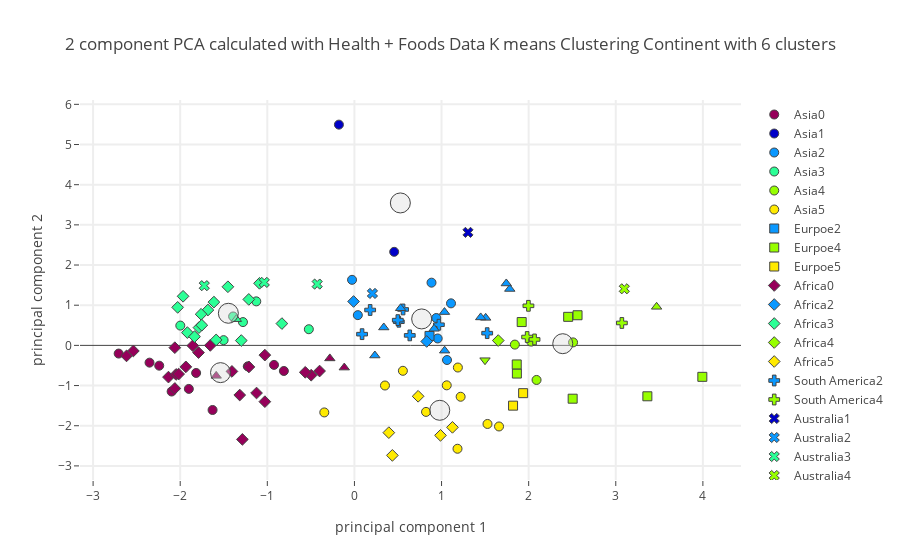

Here is the notebook cell this chart was saved with:
### Code cell
plot_plotly(protein_group_merged_stunting_ow_master_df,"Continent",continent_centers_health,6,"Health + Foods",'')

### Figure 1 — Plotly figure (JSON) as saved in the notebook; plotly's stock layout.template omitted (floating-point values rounded to 4 significant figures)
{"data": [{"marker": {"color": "rgb(150,0,90)", "line": {"width": 1}, "size": 9, "symbol": 0}, "mode": "markers", "name": "Asia0", "text": ["Afghanistan", "Bangladesh", "India", "Indonesia", "Lao People's Democratic Republic", "Nepal", "Pakistan", "Tajikistan", "Timor-Leste", "Yemen"], "type": "scatter", "uid": "f4cb82cd-beab-49ff-a6e5-d26303e851d2", "x": [-1.629, -2.241, -1.817, -1.224, -2.352, -1.901, -0.81, -0.9231, -2.706, -2.099], "y": [-1.608, -0.5048, -0.6863, -0.5226, -0.4297, -1.083, -0.637, -0.4854, -0.2039, -1.149]}, {"marker": {"color": "rgb(0,0,200)", "line": {"width": 1}, "size": 9, "symbol": 0}, "mode": "markers", "name": "Asia1", "text": ["Japan", "Maldives"], "type": "scatter", "uid": "d30d1aa1-03c5-4cf6-b8fa-4d6267c1c8f9", "x": [0.4562, -0.1782], "y": [2.329, 5.495]}, {"marker": {"color": "rgb(10,152,255)", "line": {"width": 1}, "size": 9, "symbol": 0}, "mode": "markers", "name": "Asia2", "text": ["Brunei Darussalam", "China", "Malaysia", "Oman", "Republic of Korea", "Saudi Arabia", "Thailand"], "type": "scatter", "uid": "05dd07bb-85c0-4982-a145-c3e48f753cab", "x": [1.109, 0.9558, -0.02738, 0.9397, 0.8848, 1.063, 0.03895], "y": [1.046, 0.172, 1.632, 0.6818, 1.561, -0.3642, 0.7529]}, {"marker": {"color": "rgb(44,255,150)", "line": {"width": 1}, "size": 9, "symbol": 0}, "mode": "markers", "name": "Asia3", "text": ["Cambodia", "Democratic People's Republic of Korea", "Myanmar", "Philippines", "Sri Lanka", "Viet Nam"], "type": "scatter", "uid": "6dde9e13-ab85-4c9f-ba2a-37dfda2830b8", "x": [-1.999, -1.502, -1.127, -1.392, -1.28, -0.5235], "y": [0.4925, 0.1303, 1.096, 0.719, 0.5799, 0.4022]}, {"marker": {"color": "rgb(151,255,0)", "line": {"width": 1}, "size": 9, "symbol": 0}, "mode": "markers", "name": "Asia4", "text": ["Armenia", "Kazakhstan", "Kuwait", "Mongolia"], "type": "scatter", "uid": "a091e919-7313-4d12-bf19-48808edc1e80", "x": [2.091, 2.51, 2.029, 1.842], "y": [-0.8608, 0.07444, 0.09389, 0.01944]}, {"marker": {"color": "rgb(255,234,0)", "line": {"width": 1}, "size": 9, "symbol": 0}, "mode": "markers", "name": "Asia5", "text": ["Azerbaijan", "Georgia", "Iran (Islamic Republic of)", "Iraq", "Jordan", "Kyrgyzstan", "Lebanon", "Turkey", "Turkmenistan", "Uzbekistan"], "type": "scatter", "uid": "570aaa35-4c19-45b1-a2b8-58122f6942cc", "x": [1.183, 1.66, 0.3506, -0.3461, 0.5563, 1.06, 1.187, 1.528, 1.219, 0.8219], "y": [-2.573, -2.018, -0.9991, -1.669, -0.633, -0.9944, -0.5512, -1.956, -1.279, -1.656]}, {"marker": {"color": "rgb(150,0,90)", "line": {"width": 1}, "size": 9, "symbol": 1}, "mode": "markers", "name": "Eurpoe0", "text": [], "type": "scatter", "uid": "695668e2-d156-4e09-ad00-646b53bbfa0a", "x": [], "y": []}, {"marker": {"color": "rgb(0,0,200)", "line": {"width": 1}, "size": 9, "symbol": 1}, "mode": "markers", "name": "Eurpoe1", "text": [], "type": "scatter", "uid": "c89a1f9e-7900-46cf-b723-0d487d972a3a", "x": [], "y": []}, {"marker": {"color": "rgb(10,152,255)", "line": {"width": 1}, "size": 9, "symbol": 1}, "mode": "markers", "name": "Eurpoe2", "text": ["Republic of Moldova"], "type": "scatter", "uid": "9ff4fb30-602d-444f-b33d-fe981e361a9d", "x": [0.8618], "y": [0.2355]}, {"marker": {"color": "rgb(44,255,150)", "line": {"width": 1}, "size": 9, "symbol": 1}, "mode": "markers", "name": "Eurpoe3", "text": [], "type": "scatter", "uid": "70db8887-3a84-4477-abc1-9e0e52ab5b08", "x": [], "y": []}, {"marker": {"color": "rgb(151,255,0)", "line": {"width": 1}, "size": 9, "symbol": 1}, "mode": "markers", "name": "Eurpoe4", "text": ["Albania", "Belarus", "Bulgaria", "Czechia", "Germany", "Montenegro", "Serbia", "Ukraine"], "type": "scatter", "uid": "a45ec0e2-cdba-4f50-97d4-26abd505fd08", "x": [3.363, 2.454, 1.865, 1.92, 2.561, 3.994, 1.863, 2.505], "y": [-1.267, 0.7105, -0.7013, 0.5804, 0.7503, -0.783, -0.4745, -1.327]}, {"marker": {"color": "rgb(255,234,0)", "line": {"width": 1}, "size": 9, "symbol": 1}, "mode": "markers", "name": "Eurpoe5", "text": ["Bosnia and Herzegovina", "Romania"], "type": "scatter", "uid": "4fc549bc-6370-4e6d-973d-a6ed2ab5e052", "x": [1.821, 1.937], "y": [-1.5, -1.189]}, {"marker": {"color": "rgb(150,0,90)", "line": {"width": 1}, "size": 9, "symbol": 2}, "mode": "markers", "name": "Africa0", "text": ["Botswana", "Burkina Faso", "Chad", "Djibouti", "Ethiopia", "Gambia", "Guinea", "Guinea-Bissau", "Kenya", "Lesotho", "Madagascar", "Malawi", "Mali", "Mauritania", "Mozambique", "Niger", "Nigeria", "Eswatini", "Togo", "Zambia", "Zimbabwe"], "type": "scatter", "uid": "186706f8-db46-4950-ac9c-1fb3941a1e6f", "x": [-0.3999, -1.317, -2.135, -1.124, -2.062, -1.406, -1.79, -1.655, -1.028, -1.286, -2.616, -2.048, -1.028, -0.4965, -2.062, -2.018, -2.538, -0.5644, -1.856, -1.935, -1.211], "y": [-0.6384, -1.236, -0.7897, -1.186, -1.072, -0.6479, -0.1801, -0.0003974, -0.2425, -2.34, -0.2618, -0.724, -1.401, -0.7427, -0.05744, -0.7139, -0.1392, -0.67, -0.006796, -0.5347, -0.5367]}, {"marker": {"color": "rgb(0,0,200)", "line": {"width": 1}, "size": 9, "symbol": 2}, "mode": "markers", "name": "Africa1", "text": [], "type": "scatter", "uid": "270253e0-c2de-4943-8e97-d8422ac6af8e", "x": [], "y": []}, {"marker": {"color": "rgb(10,152,255)", "line": {"width": 1}, "size": 9, "symbol": 2}, "mode": "markers", "name": "Africa2", "text": ["Gabon", "Mauritius"], "type": "scatter", "uid": "93559767-dc7c-4224-9dff-a05a5e8641a4", "x": [-0.00999, 0.8297], "y": [1.093, 0.09742]}, {"marker": {"color": "rgb(44,255,150)", "line": {"width": 1}, "size": 9, "symbol": 2}, "mode": "markers", "name": "Africa3", "text": ["Angola", "Benin", "Cameroon", "Central African Republic", "Congo", "Côte d'Ivoire", "Ghana", "Liberia", "Namibia", "Rwanda", "Sao Tome and Principe", "Senegal", "Sierra Leone", "Uganda", "United Republic of Tanzania"], "type": "scatter", "uid": "dfeaefa8-d047-4a3a-b52f-0057b81af37e", "x": [-1.682, -1.785, -1.587, -1.967, -1.09, -1.76, -1.453, -1.918, -0.8327, -2.029, -1.213, -1.299, -1.752, -1.613, -1.836], "y": [0.8798, 0.4422, 0.1363, 1.222, 1.545, 0.7755, 1.459, 0.3176, 0.5429, 0.9464, 1.144, 0.1201, 0.5024, 1.077, 0.2185]}, {"marker": {"color": "rgb(151,255,0)", "line": {"width": 1}, "size": 9, "symbol": 2}, "mode": "markers", "name": "Africa4", "text": ["Sudan"], "type": "scatter", "uid": "018930c9-f191-4d13-ab02-8a8d5227aeec", "x": [1.651], "y": [0.1204]}, {"marker": {"color": "rgb(255,234,0)", "line": {"width": 1}, "size": 9, "symbol": 2}, "mode": "markers", "name": "Africa5", "text": ["Algeria", "Egypt", "Morocco", "South Africa", "Tunisia"], "type": "scatter", "uid": "1f14d711-87ab-477e-bcf0-535f8bc0c3b1", "x": [0.988, 0.4355, 0.395, 0.7311, 1.125], "y": [-2.24, -2.738, -2.172, -1.267, -2.041]}, {"marker": {"color": "rgb(150,0,90)", "line": {"width": 1}, "size": 9, "symbol": 3}, "mode": "markers", "name": "South America0", "text": [], "type": "scatter", "uid": "33dc6405-378e-4aae-adf2-3d29e420e5e5", "x": [], "y": []}, {"marker": {"color": "rgb(0,0,200)", "line": {"width": 1}, "size": 9, "symbol": 3}, "mode": "markers", "name": "South America1", "text": [], "type": "scatter", "uid": "47b1ec4f-d5d6-4376-bbab-0d70c099aff3", "x": [], "y": []}, {"marker": {"color": "rgb(10,152,255)", "line": {"width": 1}, "size": 9, "symbol": 3}, "mode": "markers", "name": "South America2", "text": ["Bolivia (Plurinational State of)", "Colombia", "Ecuador", "Guyana", "Paraguay", "Peru", "Suriname", "Venezuela (Bolivarian Republic of)"], "type": "scatter", "uid": "fedc0376-eac5-4033-a7ff-a04188769a9d", "x": [0.6352, 0.5584, 0.5094, 0.4978, 1.524, 0.08766, 0.1804, 0.9693], "y": [0.2486, 0.8943, 0.5888, 0.6285, 0.3043, 0.2794, 0.8808, 0.5141]}, {"marker": {"color": "rgb(44,255,150)", "line": {"width": 1}, "size": 9, "symbol": 3}, "mode": "markers", "name": "South America3", "text": [], "type": "scatter", "uid": "0433ec26-f5a0-498a-b064-6e7f169b5b80", "x": [], "y": []}, {"marker": {"color": "rgb(151,255,0)", "line": {"width": 1}, "size": 9, "symbol": 3}, "mode": "markers", "name": "South America4", "text": ["Argentina", "Brazil", "Chile", "Uruguay"], "type": "scatter", "uid": "3c763bf6-0b34-493f-8dec-f24bfe46ca35", "x": [3.07, 1.997, 1.982, 2.067], "y": [0.5579, 0.9849, 0.2082, 0.1477]}, {"marker": {"color": "rgb(255,234,0)", "line": {"width": 1}, "size": 9, "symbol": 3}, "mode": "markers", "name": "South America5", "text": [], "type": "scatter", "uid": "801f5571-5be7-4aef-9c75-a2f3e9374f91", "x": [], "y": []}, {"marker": {"color": "rgb(150,0,90)", "line": {"width": 1}, "size": 9, "symbol": 4}, "mode": "markers", "name": "Australia0", "text": [], "type": "scatter", "uid": "c3acb59a-063d-4fec-a041-381dbb7d8c1d", "x": [], "y": []}, {"marker": {"color": "rgb(0,0,200)", "line": {"width": 1}, "size": 9, "symbol": 4}, "mode": "markers", "name": "Australia1", "text": ["Samoa"], "type": "scatter", "uid": "7f1f2d20-7d38-4024-8b70-87270ab282a1", "x": [1.303], "y": [2.813]}, {"marker": {"color": "rgb(10,152,255)", "line": {"width": 1}, "size": 9, "symbol": 4}, "mode": "markers", "name": "Australia2", "text": ["Fiji"], "type": "scatter", "uid": "c3cd9819-0351-4efe-8824-ff03a2d23cd6", "x": [0.2066], "y": [1.293]}, {"marker": {"color": "rgb(44,255,150)", "line": {"width": 1}, "size": 9, "symbol": 4}, "mode": "markers", "name": "Australia3", "text": ["Kiribati", "Solomon Islands", "Vanuatu"], "type": "scatter", "uid": "c8980dc6-e668-4b17-84d7-647f836ad30a", "x": [-0.4276, -1.724, -1.035], "y": [1.526, 1.486, 1.568]}, {"marker": {"color": "rgb(151,255,0)", "line": {"width": 1}, "size": 9, "symbol": 4}, "mode": "markers", "name": "Australia4", "text": ["Australia"], "type": "scatter", "uid": "c4b4831f-a59b-495c-bd4c-f3758d1909b1", "x": [3.098], "y": [1.409]}, {"marker": {"color": "rgb(255,234,0)", "line": {"width": 1}, "size": 9, "symbol": 4}, "mode": "markers", "name": "Australia5", "text": [], "type": "scatter", "uid": "5bb9540c-9b49-4f25-8186-f1a6e79a5001", "x": [], "y": []}, {"marker": {"color": "rgb(150,0,90)", "line": {"width": 1}, "size": 9, "symbol": 5}, "mode": "markers", "name": "North America0", "text": ["Guatemala", "Honduras", "Nicaragua"], "type": "scatter", "uid": "823c25f8-336f-45ce-a836-46da583e12c8", "x": [-1.587, -0.2824, -0.1164], "y": [-0.7588, -0.3243, -0.5526]}, {"marker": {"color": "rgb(0,0,200)", "line": {"width": 1}, "size": 9, "symbol": 5}, "mode": "markers", "name": "North America1", "text": [], "type": "scatter", "uid": "f3add5cc-257a-4736-abbe-6d47b7061f04", "x": [], "y": []}, {"marker": {"color": "rgb(10,152,255)", "line": {"width": 1}, "size": 9, "symbol": 5}, "mode": "markers", "name": "North America2", "text": ["Barbados", "Belize", "Costa Rica", "Dominican Republic", "El Salvador", "Jamaica", "Mexico", "Panama", "Saint Lucia", "Trinidad and Tobago"], "type": "scatter", "uid": "eeb0d1c2-6cb5-4873-9f2f-eabd4a24b2fd", "x": [1.783, 0.3369, 1.507, 0.5301, 0.2343, 1.034, 1.035, 0.9149, 1.743, 1.449], "y": [1.404, 0.4458, 0.685, 0.9246, -0.2521, 0.8288, -0.1313, 0.4126, 1.541, 0.6957]}, {"marker": {"color": "rgb(44,255,150)", "line": {"width": 1}, "size": 9, "symbol": 5}, "mode": "markers", "name": "North America3", "text": ["Haiti"], "type": "scatter", "uid": "08680511-7f33-45c2-8c46-e025dc83e2f0", "x": [-1.355], "y": [0.6523]}, {"marker": {"color": "rgb(151,255,0)", "line": {"width": 1}, "size": 9, "symbol": 5}, "mode": "markers", "name": "North America4", "text": ["United States of America"], "type": "scatter", "uid": "8d4edfbd-28cc-46e2-8f55-21b99fbe4b14", "x": [3.469], "y": [0.9598]}, {"marker": {"color": "rgb(255,234,0)", "line": {"width": 1}, "size": 9, "symbol": 5}, "mode": "markers", "name": "North America5", "text": [], "type": "scatter", "uid": "a53145f1-4187-4215-894f-2b20023442c0", "x": [], "y": []}, {"marker": {"color": "rgb(150,0,90)", "line": {"width": 1}, "size": 9, "symbol": 6}, "mode": "markers", "name": "Europe0", "text": [], "type": "scatter", "uid": "7e15d8a1-3a57-498b-8527-df2f8ec0cb7a", "x": [], "y": []}, {"marker": {"color": "rgb(0,0,200)", "line": {"width": 1}, "size": 9, "symbol": 6}, "mode": "markers", "name": "Europe1", "text": [], "type": "scatter", "uid": "fd22f090-cfe7-4e12-bae0-b9b36a51ddd4", "x": [], "y": []}, {"marker": {"color": "rgb(10,152,255)", "line": {"width": 1}, "size": 9, "symbol": 6}, "mode": "markers", "name": "Europe2", "text": [], "type": "scatter", "uid": "3fa2d71c-9fdf-4a74-9716-61123ca186f1", "x": [], "y": []}, {"marker": {"color": "rgb(44,255,150)", "line": {"width": 1}, "size": 9, "symbol": 6}, "mode": "markers", "name": "Europe3", "text": [], "type": "scatter", "uid": "ba332d6a-b2ee-44a2-97cb-53fabe1334dd", "x": [], "y": []}, {"marker": {"color": "rgb(151,255,0)", "line": {"width": 1}, "size": 9, "symbol": 6}, "mode": "markers", "name": "Europe4", "text": ["Republic of North Macedonia"], "type": "scatter", "uid": "ddc0b358-3c30-4b46-b88b-2ffb03d136b2", "x": [1.499], "y": [-0.3689]}, {"marker": {"color": "rgb(255,234,0)", "line": {"width": 1}, "size": 9, "symbol": 6}, "mode": "markers", "name": "Europe5", "text": [], "type": "scatter", "uid": "add99fe9-653c-429b-9942-88af0d53f3af", "x": [], "y": []}, {"marker": {"color": "rgba(220, 220, 220, .4)", "line": {"width": 1}, "size": 20}, "mode": "markers", "name": "Center", "type": "scatter", "uid": "8040a0f1-c286-4ee5-84ab-48419086ee45", "x": [-1.537, 0.5271, 0.7718, -1.447, 2.391, 0.9795], "y": [-0.6784, 3.546, 0.6584, 0.7992, 0.04168, -1.616]}], "layout": {"hovermode": "closest", "showlegend": true, "title": {"text": "2 component PCA calculated with Health + Foods Data K means Clustering Continent with 6 clusters"}, "xaxis": {"gridwidth": 2, "ticklen": 5, "title": {"text": "principal component 1"}, "zeroline": false}, "yaxis": {"gridwidth": 2, "ticklen": 5, "title": {"text": "principal component 2"}}}}
